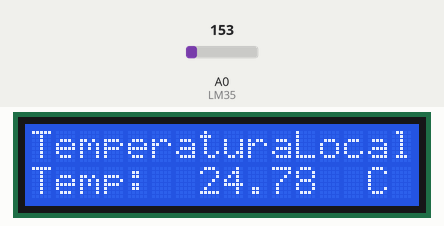
A sketch run on a simulated Arduino Uno, built with avr-gcc and run on an emulated ATmega328P. Parts: 16×2 character LCD. Inputs (shaded band) come from the test bench; at power-on: A0 (LM35) = 153.

Above: at 1.2 s.
1.3 s: A0 (LM35) set to 165
At 3.2 s:
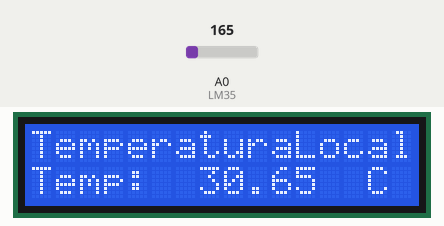
3.5 s: A0 (LM35) set to 175
At 4.9 s:
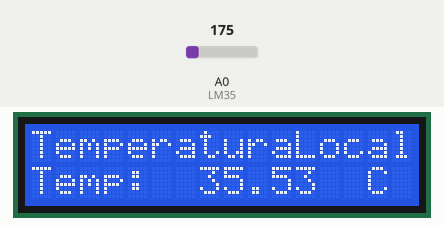
5.5 s: A0 (LM35) set to 191
At 6.6 s:
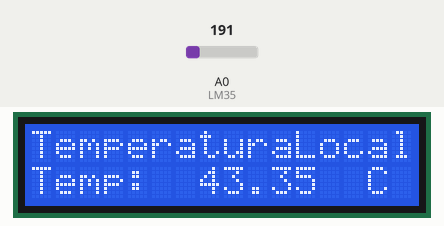
Timing chart, 0 to 8.5 s (numbered marks = the images above; inputs shaded):
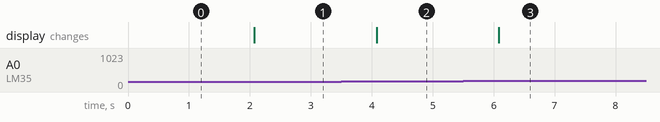

Measured:
- after the input at 1.3 s, the display: changes after 0.77 s (image 1)
- after the input at 3.5 s, the display: changes after 0.58 s (image 2)
- after the input at 5.5 s, the display: changes after 0.58 s (image 3)

The sketch:

16.Sensor_de_Temperatura_Analogico_LM35.ino
```cpp
const int LM35 = A0;  // Define olpino analógico do sensor LM35
float temperatura;    // Variável que armazenará a temperatura medida
int value;            // Variável inteira para armazenar a conversão ADC
                      // Bibliotecas
#include <LiquidCrystal.h>
LiquidCrystal lcd(10, 8, 5, 4, 3, 2);  //(RS, E, D4,D5, D6, D7

void setup() {
  lcd.begin(16, 2);               // Inicia o LCD 16x02 (colunas,filas)
  lcd.home();                     // Coloca o cursor nas coordenadas (0,0)
  lcd.print("TemperaturaLocal");  // Escreve no Display LCD
  lcd.setCursor(0, 1);            // Coloca o cursor nas coordenadas (0,1)
  lcd.print("Temp: ");            // Escreve no Display LCD
}

void loop() {
  //value=analogRead(LM35);                              // Armazena o valor inteiro.
  //Conveierte el valor entero en Temperatura
  //temperatura=(value*5.0/1023.0) / 0.01;               // Leitura do Pino A0 (ADC)


  temperatura = (float(analogRead(LM35)) * 5.0 / 1023.0 - 0.5) / 0.01;  //TMP36

  lcd.setCursor(7, 1);     // Coloca o cursor nas coordenadas (7,1)
  lcd.print(temperatura);  // Escreve no Display LCD
  lcd.setCursor(14, 1);
  lcd.print("C    ");
  delay(1000);
}
```
